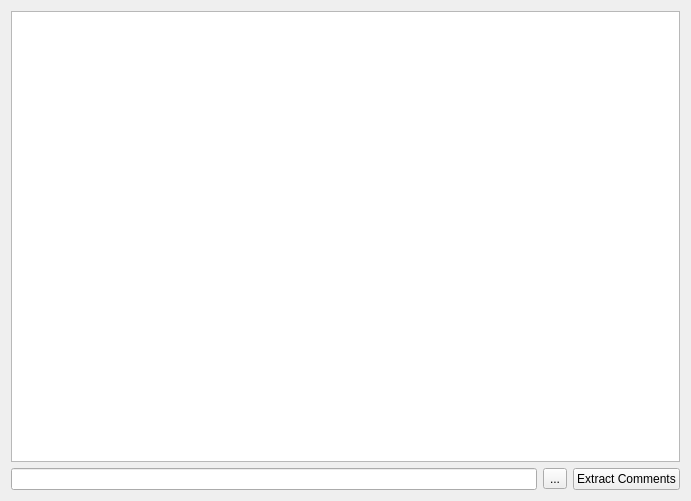
<?xml version="1.0" encoding="UTF-8"?>
<ui version="4.0">
 <class>relic_banner_parser</class>
 <widget class="QWidget" name="relic_banner_parser">
  <property name="geometry">
   <rect>
    <x>0</x>
    <y>0</y>
    <width>691</width>
    <height>501</height>
   </rect>
  </property>
  <property name="windowTitle">
   <string>relic_banner_parser</string>
  </property>
  <layout class="QGridLayout" name="gridLayout">
   <item row="0" column="0" colspan="3">
    <widget class="QTextBrowser" name="comment_display">
     <property name="font">
      <font>
       <pointsize>14</pointsize>
      </font>
     </property>
    </widget>
   </item>
   <item row="1" column="0">
    <widget class="QLineEdit" name="html_filename"/>
   </item>
   <item row="1" column="1">
    <widget class="QToolButton" name="load_html_file">
     <property name="text">
      <string>...</string>
     </property>
    </widget>
   </item>
   <item row="1" column="2">
    <widget class="QPushButton" name="extract_button">
     <property name="text">
      <string>Extract Comments</string>
     </property>
    </widget>
   </item>
  </layout>
 </widget>
 <layoutdefault spacing="6" margin="11"/>
 <resources/>
 <connections/>
</ui>
